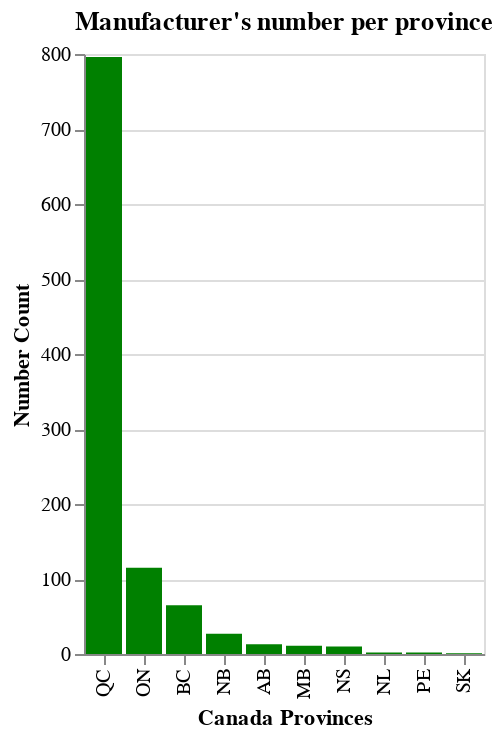

Notebook code for this chart:
### Markdown cell above
### Exploratory Visualizations
To better understand the characteristics of the dataset, a series of visualizations were created. A custom function (plot_value_counts) was developed to summarize the distribution of categorical features by counting their occurrences and generating corresponding bar charts using Altair. These visualizations allow for a clearer examination of category frequency, potential imbalance, and feature diversity within the dataset. A summary of the observed trends is presented below.

### Code cell
#Figure 1: Manufacturer's number count per Canadian province

from plot_value_counts import plot_value_counts
plot_chart1= plot_value_counts(cheese_df, 'ManufacturerProvCode', color='green', title="Manufacturer's number per province",
                               x_title= 'Canada Provinces')
plot_chart1

### Figure 1 — Vega-Lite specification as saved in the notebook (floating-point values rounded to 4 significant figures)
{"config": {"view": {"continuousWidth": 400, "continuousHeight": 300}}, "data": {"name": "data-41395fd2dd92dd9b8e35a253710a8ee3"}, "mark": {"type": "bar", "color": "green"}, "encoding": {"x": {"type": "nominal", "field": "ManufacturerProvCode", "sort": "-y", "title": "Canada Provinces"}, "y": {"type": "quantitative", "field": "Count", "title": "Number Count"}}, "title": "Manufacturer's number per province", "$schema": "https://vega.github.io/schema/vega-lite/v4.8.1.json", "datasets": {"data-41395fd2dd92dd9b8e35a253710a8ee3": [{"ManufacturerProvCode": "QC", "Count": 796}, {"ManufacturerProvCode": "ON", "Count": 115}, {"ManufacturerProvCode": "BC", "Count": 65}, {"ManufacturerProvCode": "NB", "Count": 27}, {"ManufacturerProvCode": "AB", "Count": 13}, {"ManufacturerProvCode": "MB", "Count": 11}, {"ManufacturerProvCode": "NS", "Count": 10}, {"ManufacturerProvCode": "NL", "Count": 2}, {"ManufacturerProvCode": "PE", "Count": 2}, {"ManufacturerProvCode": "SK", "Count": 1}]}}
